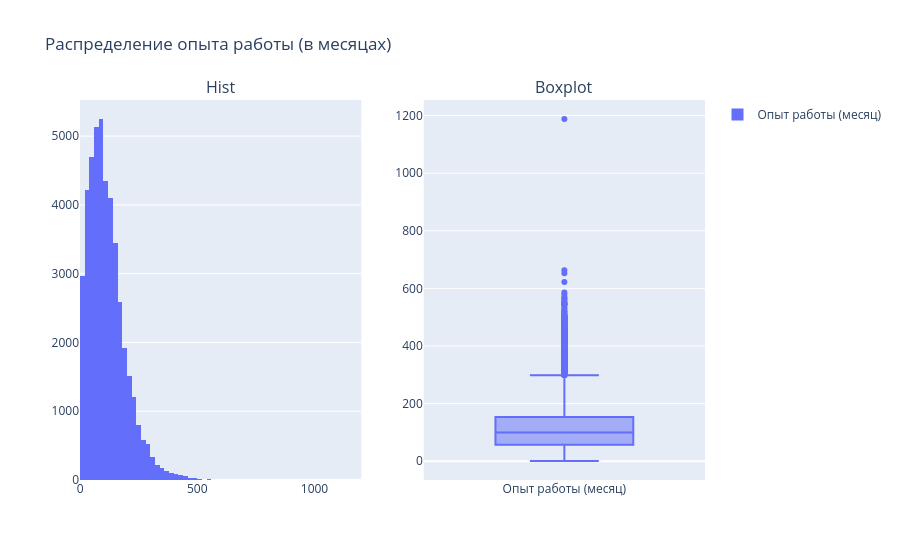

The notebook cell this image was saved under:
### Markdown cell above
2. Постройте распределение признака **"Опыт работы (месяц)"**. Опишите данное распределение, отвечая на следующие вопросы: чему равна мода распределения, каковы предельные значения признака, в каком примерном интервале находится опыт работы большинства соискателей? Есть ли аномалии для признака опыта работы, какие значения вы бы причислили к их числу?
*Совет: постройте гистограмму и коробчатую диаграмму рядом.*

### Code cell
fig = make_subplots(rows=1, cols=2, subplot_titles=['Hist', 'Boxplot'])

fig.add_traces(px.histogram(df['Опыт работы (месяц)'], nbins=100).data, rows=1, cols=1)
fig.add_traces(px.box(df['Опыт работы (месяц)']).data, rows=1, cols=2)

fig.update_layout(title_text="Распределение опыта работы (в месяцах)")

### Figure 1 — Plotly figure (JSON) as saved in the notebook; plotly's stock layout.template omitted (floating-point values rounded to 4 significant figures; data arrays with more than 128 entries replaced by an {"elided": "..."} marker saying what was removed)
{"data": [{"bingroup": "x", "hovertemplate": "variable=Опыт работы (месяц)<br>value=%{x}<br>count=%{y}<extra></extra>", "legendgroup": "Опыт работы (месяц)", "marker": {"color": "#636efa", "pattern": {"shape": ""}}, "name": "Опыт работы (месяц)", "nbinsx": 100, "orientation": "v", "showlegend": true, "type": "histogram", "x": {"elided": "44744 float values"}, "xaxis": "x", "yaxis": "y"}, {"alignmentgroup": "True", "hovertemplate": "variable=%{x}<br>value=%{y}<extra></extra>", "legendgroup": "", "marker": {"color": "#636efa"}, "name": "", "notched": false, "offsetgroup": "", "orientation": "v", "showlegend": false, "type": "box", "x": {"elided": "44744 str values"}, "x0": " ", "xaxis": "x2", "y": {"elided": "44744 float values"}, "y0": " ", "yaxis": "y2"}], "layout": {"annotations": [{"font": {"size": 16}, "showarrow": false, "text": "Hist", "x": 0.225, "xanchor": "center", "xref": "paper", "y": 1, "yanchor": "bottom", "yref": "paper"}, {"font": {"size": 16}, "showarrow": false, "text": "Boxplot", "x": 0.775, "xanchor": "center", "xref": "paper", "y": 1, "yanchor": "bottom", "yref": "paper"}], "title": {"text": "Распределение опыта работы (в месяцах)"}, "xaxis": {"anchor": "y", "domain": [0, 0.45]}, "xaxis2": {"anchor": "y2", "domain": [0.55, 1]}, "yaxis": {"anchor": "x", "domain": [0, 1]}, "yaxis2": {"anchor": "x2", "domain": [0, 1]}}}
